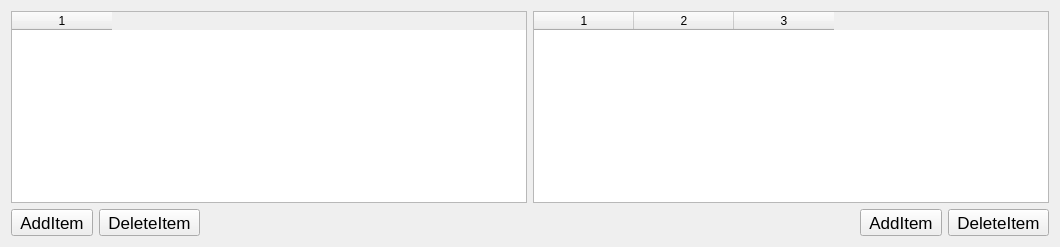
          <widget class="QWidget" name="tabNVRAM1">
           <attribute name="title">
            <string>Add</string>
           </attribute>
           <layout class="QGridLayout" name="gridLayout_17">
            <item row="1" column="0">
             <widget class="QToolButton" name="btnNVRAMAdd_Add0">
              <property name="font">
               <font>
                <pointsize>13</pointsize>
               </font>
              </property>
              <property name="text">
               <string>AddItem</string>
              </property>
              <property name="icon">
               <iconset resource="qtocc.qrc">
                <normaloff>:/icon/add.png</normaloff>:/icon/add.png</iconset>
              </property>
              <property name="iconSize">
               <size>
                <width>20</width>
                <height>20</height>
               </size>
              </property>
             </widget>
            </item>
            <item row="1" column="1">
             <widget class="QToolButton" name="btnNVRAMAdd_Del0">
              <property name="font">
               <font>
                <pointsize>13</pointsize>
               </font>
              </property>
              <property name="text">
               <string>DeleteItem</string>
              </property>
              <property name="icon">
               <iconset resource="qtocc.qrc">
                <normaloff>:/icon/del.png</normaloff>:/icon/del.png</iconset>
              </property>
              <property name="iconSize">
               <size>
                <width>20</width>
                <height>20</height>
               </size>
              </property>
              <property name="shortcut">
               <string>Del</string>
              </property>
             </widget>
            </item>
            <item row="1" column="2">
             <spacer name="horizontalSpacer_13">
              <property name="orientation">
               <enum>Qt::Horizontal</enum>
              </property>
              <property name="sizeHint" stdset="0">
               <size>
                <width>648</width>
                <height>20</height>
               </size>
              </property>
             </spacer>
            </item>
            <item row="1" column="3">
             <widget class="QToolButton" name="btnNVRAMAdd_Add">
              <property name="font">
               <font>
                <pointsize>13</pointsize>
               </font>
              </property>
              <property name="text">
               <string>AddItem</string>
              </property>
              <property name="icon">
               <iconset resource="qtocc.qrc">
                <normaloff>:/icon/add.png</normaloff>:/icon/add.png</iconset>
              </property>
              <property name="iconSize">
               <size>
                <width>20</width>
                <height>20</height>
               </size>
              </property>
             </widget>
            </item>
            <item row="1" column="4">
             <widget class="QToolButton" name="btnNVRAMAdd_Del">
              <property name="font">
               <font>
                <pointsize>13</pointsize>
               </font>
              </property>
              <property name="text">
               <string>DeleteItem</string>
              </property>
              <property name="icon">
               <iconset resource="qtocc.qrc">
                <normaloff>:/icon/del.png</normaloff>:/icon/del.png</iconset>
              </property>
              <property name="iconSize">
               <size>
                <width>20</width>
                <height>20</height>
               </size>
              </property>
              <property name="shortcut">
               <string>Ctrl+Del</string>
              </property>
             </widget>
            </item>
            <item row="0" column="0" colspan="5">
             <layout class="QGridLayout" name="gridLayout_nv_add">
              <item row="0" column="0">
               <widget class="QTableWidget" name="table_nv_add0">
                <property name="columnCount">
                 <number>1</number>
                </property>
                <column/>
               </widget>
              </item>
              <item row="0" column="1">
               <widget class="QTableWidget" name="table_nv_add">
                <property name="columnCount">
                 <number>3</number>
                </property>
                <column/>
                <column/>
                <column/>
               </widget>
              </item>
             </layout>
            </item>
           </layout>
          </widget>
